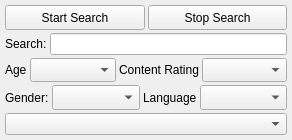
<?xml version="1.0" encoding="UTF-8"?>
<ui version="4.0">
 <class>SearchParamsUi</class>
 <widget class="QWidget" name="SearchParamsUi">
  <property name="geometry">
   <rect>
    <x>0</x>
    <y>0</y>
    <width>292</width>
    <height>140</height>
   </rect>
  </property>
  <property name="sizePolicy">
   <sizepolicy hsizetype="Expanding" vsizetype="Preferred">
    <horstretch>0</horstretch>
    <verstretch>0</verstretch>
   </sizepolicy>
  </property>
  <property name="windowTitle">
   <string>Service</string>
  </property>
  <property name="styleSheet">
   <string notr="true"/>
  </property>
  <layout class="QVBoxLayout" name="verticalLayout">
   <property name="spacing">
    <number>3</number>
   </property>
   <property name="leftMargin">
    <number>5</number>
   </property>
   <property name="topMargin">
    <number>5</number>
   </property>
   <property name="rightMargin">
    <number>5</number>
   </property>
   <property name="bottomMargin">
    <number>5</number>
   </property>
   <item>
    <layout class="QHBoxLayout" name="horizontalLayout">
     <item>
      <widget class="QPushButton" name="m_StartButton">
       <property name="sizePolicy">
        <sizepolicy hsizetype="Minimum" vsizetype="Preferred">
         <horstretch>0</horstretch>
         <verstretch>0</verstretch>
        </sizepolicy>
       </property>
       <property name="text">
        <string>Start Search</string>
       </property>
      </widget>
     </item>
     <item>
      <widget class="QPushButton" name="m_StopButton">
       <property name="sizePolicy">
        <sizepolicy hsizetype="Minimum" vsizetype="Preferred">
         <horstretch>0</horstretch>
         <verstretch>0</verstretch>
        </sizepolicy>
       </property>
       <property name="minimumSize">
        <size>
         <width>0</width>
         <height>0</height>
        </size>
       </property>
       <property name="text">
        <string>Stop Search</string>
       </property>
      </widget>
     </item>
    </layout>
   </item>
   <item>
    <layout class="QHBoxLayout" name="horizontalLayout_4">
     <item>
      <widget class="QLabel" name="m_SearchDescriptionLabel">
       <property name="text">
        <string>Search:</string>
       </property>
      </widget>
     </item>
     <item>
      <widget class="QLineEdit" name="m_SearchTextEdit">
       <property name="maxLength">
        <number>128</number>
       </property>
      </widget>
     </item>
    </layout>
   </item>
   <item>
    <layout class="QHBoxLayout" name="horizontalLayout_2">
     <item>
      <widget class="QLabel" name="label_2">
       <property name="text">
        <string>Age</string>
       </property>
      </widget>
     </item>
     <item>
      <widget class="QComboBox" name="m_AgeComboBox">
       <property name="sizePolicy">
        <sizepolicy hsizetype="Expanding" vsizetype="Preferred">
         <horstretch>0</horstretch>
         <verstretch>0</verstretch>
        </sizepolicy>
       </property>
       <property name="maxCount">
        <number>100</number>
       </property>
      </widget>
     </item>
     <item>
      <widget class="QLabel" name="label_5">
       <property name="text">
        <string>Content Rating</string>
       </property>
      </widget>
     </item>
     <item>
      <widget class="QComboBox" name="m_ContentRatingComboBox">
       <property name="sizePolicy">
        <sizepolicy hsizetype="Expanding" vsizetype="Preferred">
         <horstretch>0</horstretch>
         <verstretch>0</verstretch>
        </sizepolicy>
       </property>
       <property name="maxCount">
        <number>100</number>
       </property>
      </widget>
     </item>
    </layout>
   </item>
   <item>
    <layout class="QHBoxLayout" name="horizontalLayout_3">
     <item>
      <widget class="QLabel" name="label_6">
       <property name="text">
        <string>Gender:</string>
       </property>
      </widget>
     </item>
     <item>
      <widget class="QComboBox" name="m_GenderComboBox">
       <property name="sizePolicy">
        <sizepolicy hsizetype="Expanding" vsizetype="Preferred">
         <horstretch>0</horstretch>
         <verstretch>0</verstretch>
        </sizepolicy>
       </property>
      </widget>
     </item>
     <item>
      <widget class="QLabel" name="label_4">
       <property name="text">
        <string>Language</string>
       </property>
      </widget>
     </item>
     <item>
      <widget class="QComboBox" name="m_LanguageComboBox">
       <property name="sizePolicy">
        <sizepolicy hsizetype="Expanding" vsizetype="Preferred">
         <horstretch>0</horstretch>
         <verstretch>0</verstretch>
        </sizepolicy>
       </property>
      </widget>
     </item>
    </layout>
   </item>
   <item>
    <widget class="QComboBox" name="m_SearchTypeComboBox"/>
   </item>
  </layout>
 </widget>
 <resources/>
 <connections/>
</ui>
